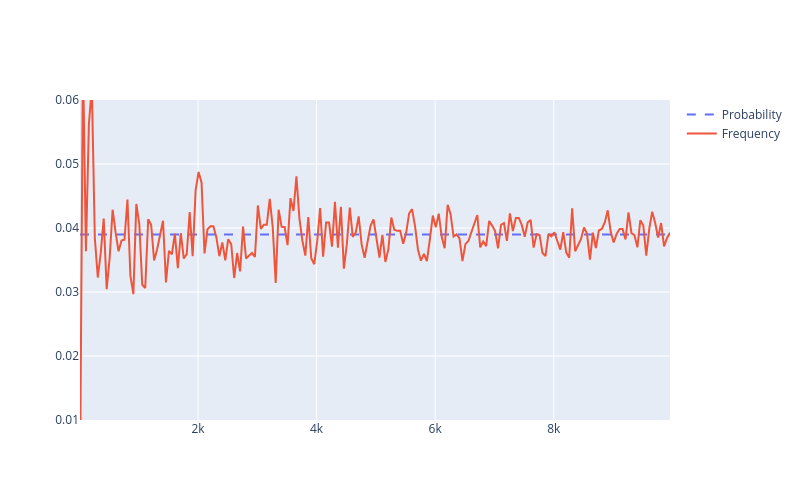

Notebook code for this chart:
### Code cell
n_vals = np.array(range(10, 10001, 50))
p_a_vals = []
for n in n_vals:
    n_a = 0
    for _ in range(n):
        comb = random_comb()
        if comb.count('C') == 5:
            n_a += 1
    p_a_vals.append(n_a/n)
            
p = [0.0065*6]*len(n_vals)
fig = go.Figure(layout=dict(height=500, width=800, yaxis=dict(range=[0.01, 0.06])))
fig.add_trace(go.Scatter(x=n_vals, y=p, name='Probability', line_dash='dash'))
fig.add_trace(go.Scatter(x=n_vals, y=p_a_vals, name='Frequency'))
fig.show();

### Figure 1 — Plotly figure (JSON) as saved in the notebook; plotly's stock layout.template omitted (floating-point values rounded to 4 significant figures; data arrays with more than 128 entries replaced by an {"elided": "..."} marker saying what was removed)
{"data": [{"line": {"dash": "dash"}, "name": "Probability", "type": "scatter", "x": {"elided": "200 int values"}, "y": {"elided": "200 float values"}}, {"name": "Frequency", "type": "scatter", "x": {"elided": "200 int values"}, "y": {"elided": "200 float values"}}], "layout": {"height": 500, "width": 800, "yaxis": {"range": [0.01, 0.06]}}}
